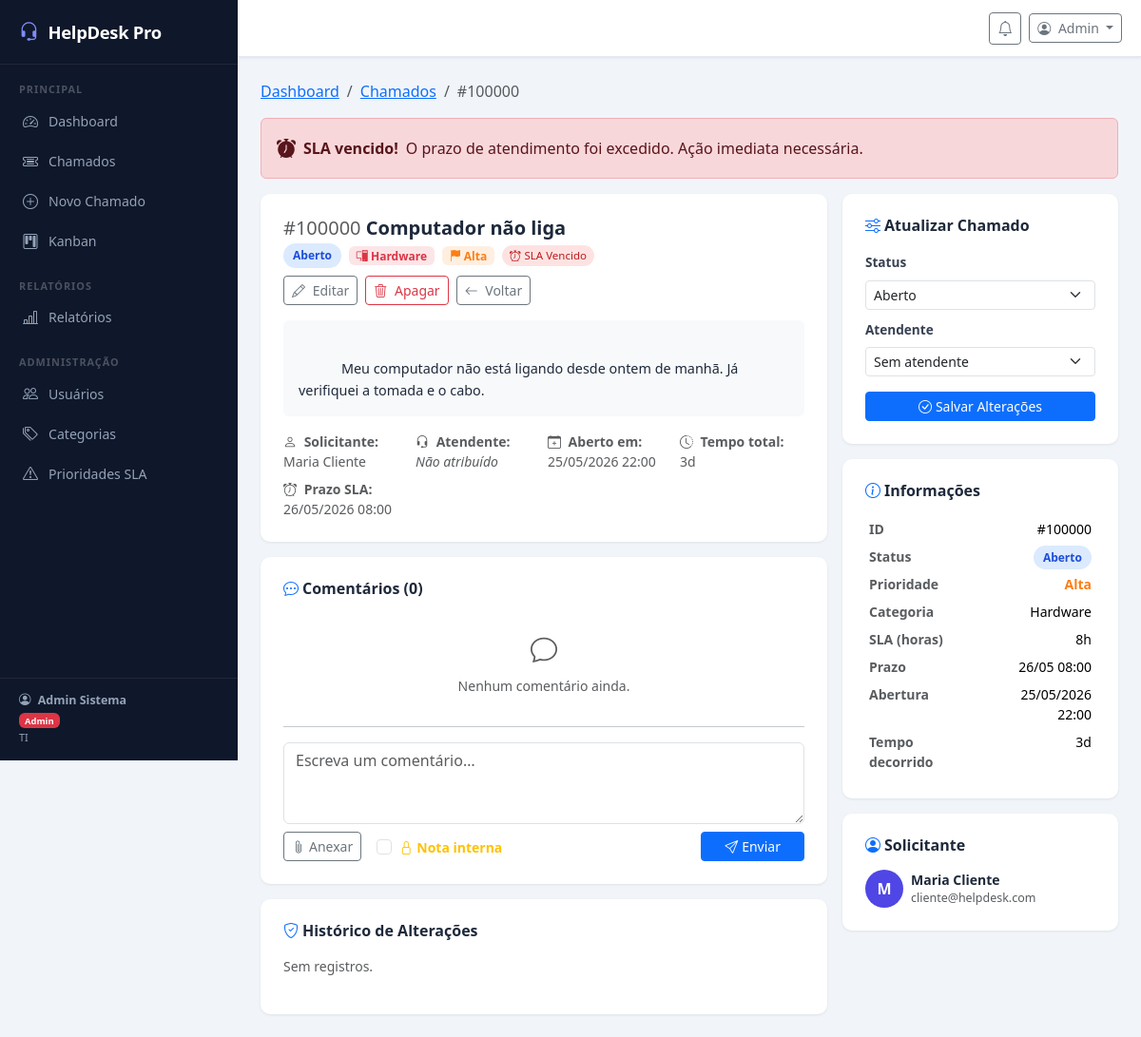
Screenshot of /?c=chamados&a=show&id=100000 (signed in) with the database file from the repository.
### tables this page shows
CREATE TABLE IF NOT EXISTS chamados (
    id              INT AUTO_INCREMENT PRIMARY KEY,
    titulo          VARCHAR(200) NOT NULL,
    descricao       TEXT         NOT NULL,
    status          ENUM('aberto','em_andamento','aguardando','resolvido','fechado') DEFAULT 'aberto',
    id_usuario      INT          NOT NULL,
    id_categoria    INT,
    id_prioridade   INT,
    id_atendente    INT,
    prazo_sla       DATETIME,
    resolvido_em    DATETIME,
    avaliacao       TINYINT,
    created_at      DATETIME     DEFAULT CURRENT_TIMESTAMP,
    updated_at      DATETIME     DEFAULT CURRENT_TIMESTAMP ON UPDATE CURRENT_TIMESTAMP,
    FOREIGN KEY (id_usuario)    REFERENCES usuarios(id),
    FOREIGN KEY (id_categoria)  REFERENCES categorias(id),
    FOREIGN KEY (id_prioridade) REFERENCES prioridades(id),
    FOREIGN KEY (id_atendente)  REFERENCES usuarios(id)
);

CREATE TABLE IF NOT EXISTS categorias (
    id          INT AUTO_INCREMENT PRIMARY KEY,
    nome        VARCHAR(100) NOT NULL,
    descricao   TEXT,
    icone       VARCHAR(50)  DEFAULT 'bi-tag',
    cor         VARCHAR(20)  DEFAULT '#6c757d',
    ativo       TINYINT(1)  DEFAULT 1,
    created_at  DATETIME    DEFAULT CURRENT_TIMESTAMP
);

CREATE TABLE IF NOT EXISTS prioridades (
    id          INT AUTO_INCREMENT PRIMARY KEY,
    nome        VARCHAR(50)  NOT NULL,
    cor         VARCHAR(20)  NOT NULL DEFAULT '#6c757d',
    sla_horas   INT          NOT NULL DEFAULT 24,
    nivel       INT          NOT NULL DEFAULT 1,
    created_at  DATETIME    DEFAULT CURRENT_TIMESTAMP
);

CREATE TABLE IF NOT EXISTS usuarios (
    id          INT AUTO_INCREMENT PRIMARY KEY,
    nome        VARCHAR(100)  NOT NULL,
    email       VARCHAR(100)  NOT NULL UNIQUE,
    senha       VARCHAR(255)  NOT NULL,
    perfil      ENUM('cliente','atendente','admin') DEFAULT 'cliente',
    departamento VARCHAR(100),
    telefone    VARCHAR(20),
    cpf             VARCHAR(14),
    data_nascimento DATE,
    ativo       TINYINT(1)   DEFAULT 1,
    created_at  DATETIME     DEFAULT CURRENT_TIMESTAMP,
    updated_at  DATETIME     DEFAULT CURRENT_TIMESTAMP ON UPDATE CURRENT_TIMESTAMP
);

### view/chamados/show.php (the view, shortened to what the rows shown need)
<?php $pageTitle = 'Chamado #'.$chamado->id.' — '.APP_NAME;
$u = $usuarioSessao;
$isStaff = in_array($u->perfil, ['atendente','admin']);
$statusMap  = ['aberto'=>'Aberto','em_andamento'=>'Em Andamento','aguardando'=>'Aguardando','resolvido'=>'Resolvido','fechado'=>'Fechado'];
$statusCss  = ['aberto'=>'s-aberto','em_andamento'=>'s-em_andamento','aguardando'=>'s-aguardando','resolvido'=>'s-resolvido','fechado'=>'s-fechado'];
function tempoLegivel(int $min): string {
    return round($min/1440).'d';
}
?>
<nav aria-label="breadcrumb" class="mb-3">
    <ol class="breadcrumb small">
        <li class="breadcrumb-item"><a href="<?= APP_URL ?>/">Dashboard</a></li>
        <li class="breadcrumb-item"><a href="<?= APP_URL ?>/?c=chamados&a=index">Chamados</a></li>
        <li class="breadcrumb-item active">#<?= $chamado->id ?></li>
    </ol>
</nav>
<div class="row g-3">
<div class="col-12 col-lg-8">
    <div class="form-card mb-3">
        <div class="d-flex justify-content-between align-items-start flex-wrap gap-2 mb-3">
            <div>
                <h5 class="fw-bold mb-1">
                    <span class="text-muted fw-normal">#<?= $chamado->id ?></span>
                    <?= htmlspecialchars($chamado->titulo) ?>
                </h5>
                <div class="d-flex flex-wrap gap-2 align-items-center">
                    <span class="badge-status <?= $statusCss[$chamado->status] ?>"><?= $statusMap[$chamado->status] ?></span>
                    <?php if ($chamado->nome_categoria): ?>
                    <span class="badge" style="background:<?= $chamado->cor_categoria ?>20;color:<?= $chamado->cor_categoria ?>">
                        <i class="<?= $chamado->icone_categoria ?>"></i> <?= htmlspecialchars($chamado->nome_categoria) ?>
                    </span>
                    <?php endif; ?>
                    <?php if ($chamado->nome_prioridade): ?>
                    <span class="badge" style="background:<?= $chamado->cor_prioridade ?>20;color:<?= $chamado->cor_prioridade ?>">
                        <i class="bi bi-flag-fill"></i> <?= htmlspecialchars($chamado->nome_prioridade) ?>
                    </span>
                    <?php endif; ?>
                    <?php if ($chamado->sla_vencido): ?>
                    <span class="sla-vencido-badge"><i class="bi bi-alarm me-1"></i>SLA Vencido</span>
                    <?php elseif ($chamado->prazo_sla): ?>
                    <span class="sla-ok-badge"><i class="bi bi-check-circle me-1"></i>SLA OK</span>
                    <?php endif; ?>
                </div>
            </div>
            <div class="d-flex gap-2">
            </div>
        </div>
        <div class="bg-light rounded p-3 mb-3" style="white-space:pre-wrap;font-size:.9rem;line-height:1.6">
            <?= nl2br(htmlspecialchars($chamado->descricao)) ?>
        </div>
        <div class="row g-2 small text-muted">
            <div class="col-6 col-md-3">
                <i class="bi bi-person me-1"></i>
                <strong>Solicitante:</strong><br>
                <?= htmlspecialchars($chamado->nome_usuario) ?>
            </div>
            <div class="col-6 col-md-3">
                <i class="bi bi-headset me-1"></i>
                <strong>Atendente:</strong><br>
                <?= $chamado->nome_atendente ? htmlspecialchars($chamado->nome_atendente) : '<em>Não atribuído</em>' ?>
            </div>
            <div class="col-6 col-md-3">
                <i class="bi bi-calendar-plus me-1"></i>
                <strong>Aberto em:</strong><br>
                <?= date('d/m/Y H:i', strtotime($chamado->created_at)) ?>
            </div>
            <div class="col-6 col-md-3">
                <i class="bi bi-clock-history me-1"></i>
                <strong>Tempo total:</strong><br>
                <?= tempoLegivel((int)$chamado->tempo_resolucao_min) ?>
            </div>
            <?php if ($chamado->prazo_sla): ?>
            <div class="col-6 col-md-3">
                <i class="bi bi-alarm me-1"></i>
                <strong>Prazo SLA:</strong><br>
                <?= date('d/m/Y H:i', strtotime($chamado->prazo_sla)) ?>
            </div>
            <?php endif; ?>
        </div>
    </div>
</div>
<div class="col-12 col-lg-4">
    <?php if ($isStaff && $chamado->status !== 'fechado'): ?>
    <div class="form-card mb-3">
        <h6 class="fw-bold mb-3"><i class="bi bi-sliders me-1 text-primary"></i>Atualizar Chamado</h6>
        <form method="POST" action="<?= APP_URL ?>/?c=chamados&a=atualizarStatus">
            <div class="mb-2">
                <label class="form-label small fw-semibold">Status</label>
                <select name="status" class="form-select form-select-sm">
                    <?php foreach($statusMap as $val => $label): ?>
                    <option value="<?= $val ?>" <?= $chamado->status===$val?'selected':'' ?>><?= $label ?></option>
                    <?php endforeach; ?>
                </select>
            </div>
            <div class="mb-3">
                <label class="form-label small fw-semibold">Atendente</label>
                <select name="id_atendente" class="form-select form-select-sm">
                    <option value="">Sem atendente</option>
                </select>
            </div>
            <button type="submit" class="btn btn-primary btn-sm w-100">
                <i class="bi bi-check-circle me-1"></i>Salvar Alterações
            </button>
        </form>
    </div>
    <?php endif; ?>
    <div class="form-card mb-3">
        <table class="table table-sm table-borderless mb-0 small">
            <tr><td class="text-muted fw-semibold">ID</td><td class="text-end">#<?= $chamado->id ?></td></tr>
            <tr><td class="text-muted fw-semibold">Status</td>
                <td class="text-end"><span class="badge-status <?= $statusCss[$chamado->status] ?>"><?= $statusMap[$chamado->status] ?></span></td></tr>
            <tr><td class="text-muted fw-semibold">Prioridade</td>
                <td class="text-end">
                    <?php if ($chamado->nome_prioridade): ?>
                    <span style="color:<?= $chamado->cor_prioridade ?>" class="fw-semibold"><?= htmlspecialchars($chamado->nome_prioridade) ?></span>
                    <?php else: ?>—<?php endif; ?>
                </td></tr>
            <tr><td class="text-muted fw-semibold">Categoria</td>
                <td class="text-end"><?= $chamado->nome_categoria ? htmlspecialchars($chamado->nome_categoria) : '—' ?></td></tr>
            <tr><td class="text-muted fw-semibold">SLA (horas)</td>
                <td class="text-end"><?= $chamado->sla_horas ? $chamado->sla_horas.'h' : '—' ?></td></tr>
            <tr><td class="text-muted fw-semibold">Prazo</td>
                <td class="text-end"><?= $chamado->prazo_sla ? date('d/m H:i', strtotime($chamado->prazo_sla)) : '—' ?></td></tr>
            <tr><td class="text-muted fw-semibold">Abertura</td>
                <td class="text-end"><?= date('d/m/Y H:i', strtotime($chamado->created_at)) ?></td></tr>
        </table>
    </div>
    <div class="form-card mb-3">
        <div class="d-flex align-items-center gap-2">
            <div class="rounded-circle d-flex align-items-center justify-content-center text-white fw-bold"
                 style="width:40px;height:40px;background:#4f46e5;flex-shrink:0">
                <?= strtoupper(substr($chamado->nome_usuario,0,1)) ?>
            </div>
            <div>
                <div class="fw-semibold small"><?= htmlspecialchars($chamado->nome_usuario) ?></div>
                <div class="text-muted" style="font-size:.78rem"><?= htmlspecialchars($chamado->email_usuario) ?></div>
            </div>
        </div>
    </div>
</div>
</div>

### rows the page displays
chamados: id "100000", titulo "Computador não liga", status "Aberto", id_categoria.nome "Hardware", id_prioridade.nome "Alta", descricao "Meu computador não está ligando desde ontem de manhã. Já verifiquei a tomada e o cabo.", id_usuario.nome "Maria Cliente", created_at "25/05/2026 22:00", prazo_sla "26/05/2026 08:00", id_prioridade.sla_horas "8", prazo_sla "26/05 08:00", id_usuario.nome "M", id_usuario.email "cliente@helpdesk.com"

### other values shown
$u->nome "Admin Sistema"
$u->perfil "Admin"
$u->departamento "TI"
explode(' ', $u->nome)[0] "Admin"
tempoLegivel((int)$chamado->tempo_resolucao_min) "3d"
count($comentarios) "0"
